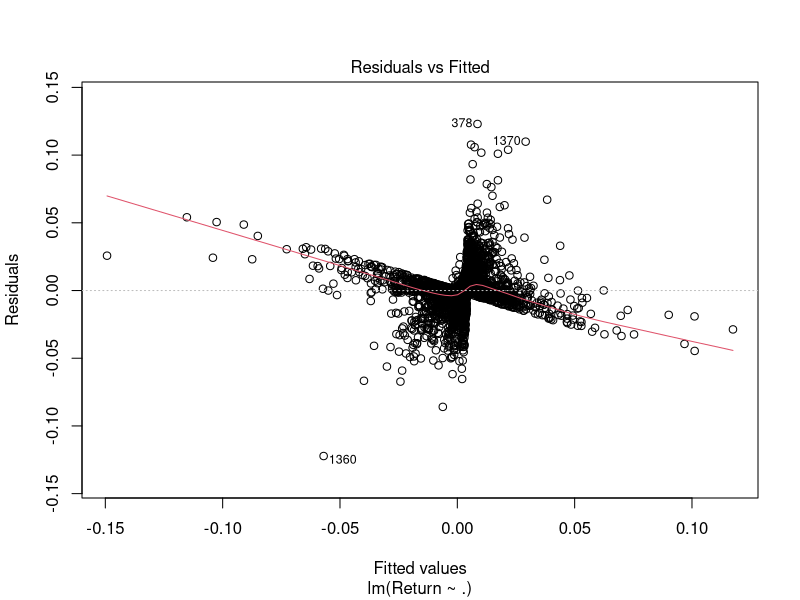
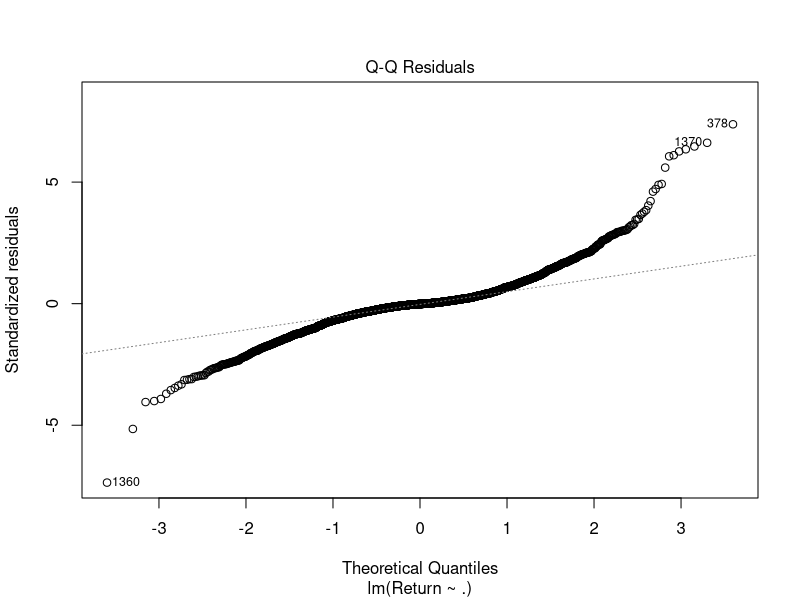
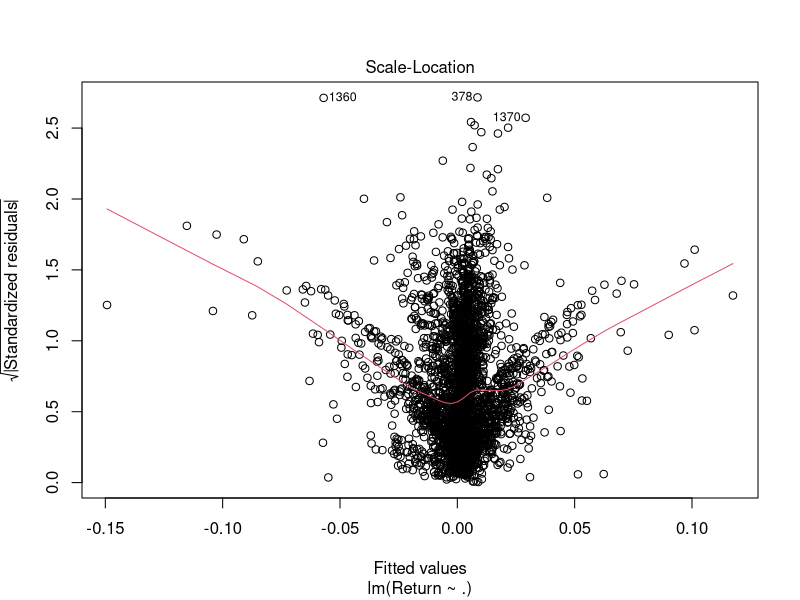
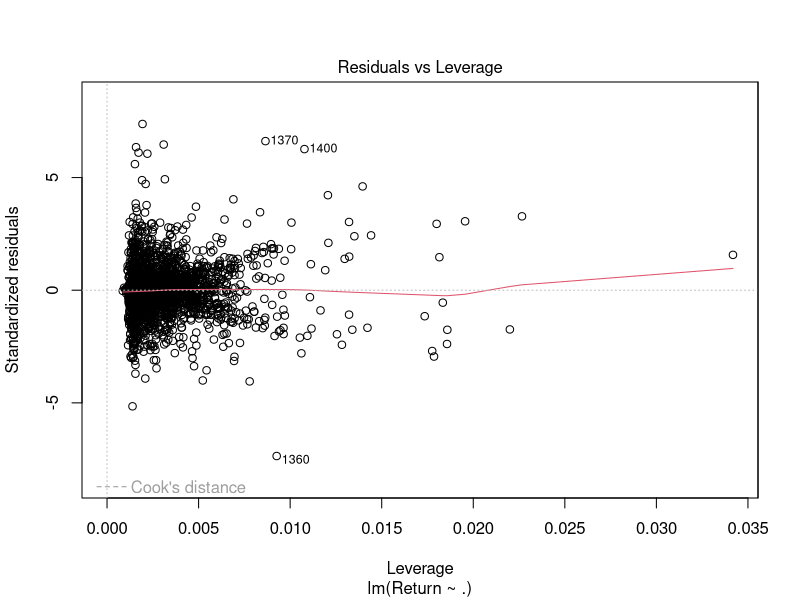
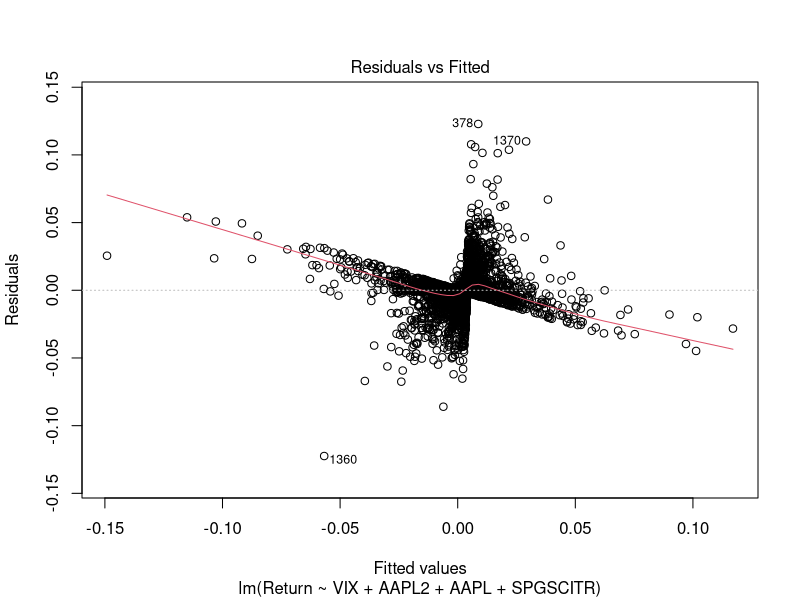
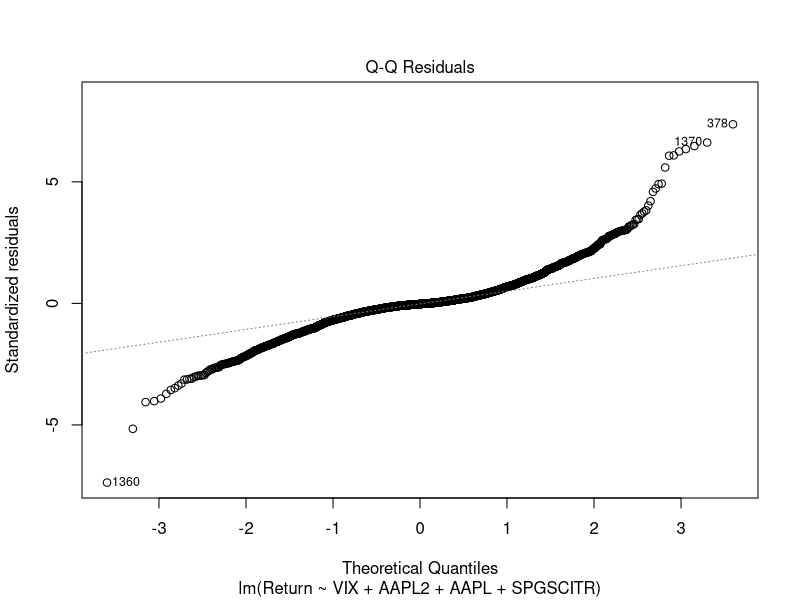
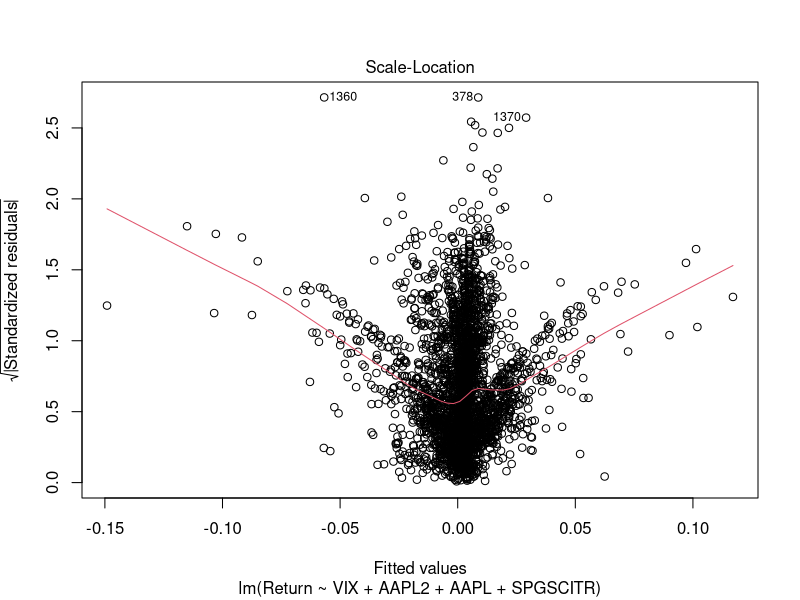
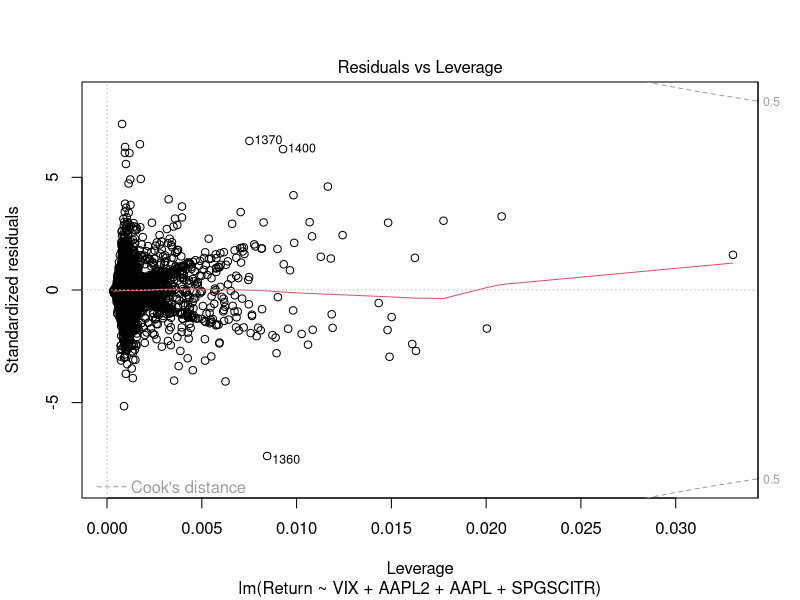

Generate these figures, in order, with R:
## ---- chunk 1
knitr::opts_chunk$set(echo = TRUE)
## ---- chunk 2
market_origin <- read.csv("market_index_clean.csv")
first <- market_origin[1,]
market <- market_origin[2:3104,]
market$AAPL2 <- market_origin[,"AAPL"][1:3103]
market$Return <- (market$AAPL - market$AAPL2)/market$AAPL2
## ---- chunk 3
library(lubridate)
market$Date <- market_origin$Date[2:3104]
date <- market$Date
first <- date[1]
day <- c()
for(i in 1:length(date)) {
  diff = round(difftime(date[i], first))
  day = c(day, diff)
}
market$Date <- day
fit <- lm(Return~., data = market)
summary(fit)
plot(fit)
## ---- chunk 4
#drop EEM
summary(update(fit, .~.-EEM))
## ---- chunk 5
#drop Date
summary(update(fit, .~.-Date-EEM))
## ---- chunk 6
#drop Date
summary(update(fit, .~.-Date-EEM-BNDGLB))
## ---- chunk 7
#drop Date
summary(update(fit, .~.-Date-EEM-BNDGLB-SPX))
## ---- chunk 8
nullmodel <- lm(Return~1, data=market)
fullmodel <- lm(Return~., data=market)
step(nullmodel, scope=list(upper=fullmodel), direction="both")
## ---- chunk 9
test_model <- lm(Return ~ VIX + AAPL2 + AAPL + SPGSCITR, data = market)
plot(test_model)
summary(test_model)
plot(market$Return, residuals(test_model), xlab = "Return ratio", ylab = "Residuals")
abline(a = 0, b= 0, col = "red")
## ---- chunk 10
poly_model <- lm(Return~ log(VIX) + log(AAPL2) + log(AAPL) + log(SPGSCITR), data = market)
plot(poly_model)
summary(poly_model)
plot(market$Return, residuals(poly_model), xlab = "Return ratio", ylab = "Residuals")
abline(a = 0, b= 0, col = "red")
## ---- chunk 11
library(leaps)
best.subset <- regsubsets(Return ~ ., data = market, nbest = 1)
#summary(best.subset)
tmp <- summary(best.subset)
tmp$adjr2
which.max(tmp$adjr2)
tmp$bic
which.min(tmp$bic)
#so this shows that either 3/4 variates should be included in the model [the difference is SPGSCITR]
## ---- chunk 12
poly_model <- lm(Return~ log(VIX) + log(AAPL2) + log(AAPL), data = market)
plot(poly_model)
summary(poly_model)
plot(market$Return, residuals(poly_model), xlab = "Return ratio", ylab = "Residuals")
abline(a = 0, b= 0, col = "red")
## ---- chunk 13
ts.plot(market$Return)
acf(market$Return)
acf(residuals(poly_model))
## ---- chunk 14
AAPL_model <- lm(AAPL ~ SPX + VIX + SPGSCITR + BNDGLB + EEM + Date, data = market)
step(AAPL_model)
summary(AAPL_model)
